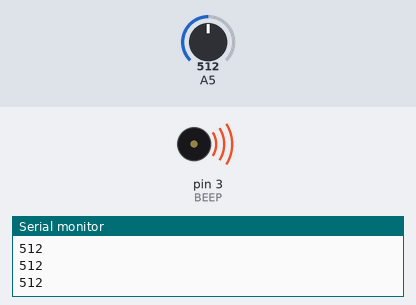
The sketch below on a simulated Arduino Mega 2560, built with avr-gcc and run on an emulated ATmega2560. Shown: buzzer (waves = sounding), the last lines printed to the serial monitor. Inputs (shaded band) come from the test bench; at power-on: A5 = 512.

Above: at 1.2 s.
1.3 s: A5 set to 0
At 4.1 s:
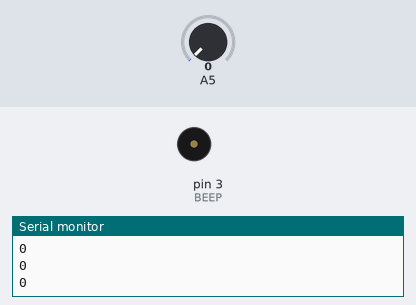
4.3 s: A5 set to 122
At 5.1 s:
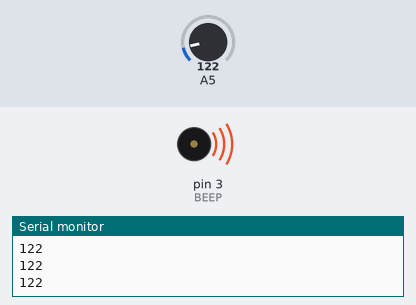
Timing chart, 0 to 7.3 s (numbered marks = the images above; inputs shaded):
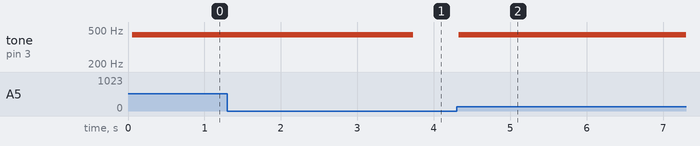

Measured:
- after the input at 1.3 s, tone on pin 3 (BEEP): 440 Hz → silent after 2.4 s
- after the input at 4.3 s, tone on pin 3 (BEEP): silent → 440 Hz at once

The sketch:

InvisibleWaves_EMFdetector.ino
```cpp
/*

INVISIBLE WAVES
© Christian Doeller, 2023
Inspired by https://www.youtube.com/watch?v=y1Bke3750WE&themeRefresh=1

This is the code for simple hand held EMF detectors.
The closer you bring the antenna to an EMF source, the longer

CONNECTIONS:
- connect beeper (+) to D3
- connect beeper (-) to GND
- connect antenna to A5
- connect 3 - 6 Mega ohm resistor between A5 and GND

ANTENNA:
You can experiment with the antenna dimensions and shape.
It can be (for example) a simple wire or a plate of aluminium foil.

*/


// pin assignment for antenna
const int ANT = A5;
// pin assignment for beeper
const int BEEP = 3;

void setup() {
  // start serial connection
  Serial.begin(9600);
  // set beeper as output
  pinMode(BEEP, OUTPUT);
}

void loop() {
  // variable for sensor input
  // already averaged and read out by average function
  int val = average(500);
  // print value in serial monitor
  Serial.println(val);
  // beed if value is larger than 0
  if (val != 0) {
    // change the duration of the tone corresponding to sensor value
    // map the sensor value between lowest and highest reading
    unsigned int dur = map(val, 0, 10, 1, 50);
    // play a corresponding tone with the beeper
    // the sound has always a frequency of 440 Herz
    tone(BEEP, 440, dur);
  }
}

// ** sensor value average function **
int average(int loops) {
  // variable for sensor value
  int val = 0;
  // variable for accumulated value
  long accVal = 0;
  // for loop, looping through the iterations of sensor readings
  for (int i = 0; i < loops; i++) {
    // read sensor and save number in val variable
    val = analogRead(A5);
    // add up to accumulated value
    accVal = accVal + val;
  }
  // divide accumulated value by iterations of sensor readings
  accVal = accVal / loops;
  // return the divided accumulated value
  return accVal;
}
```
